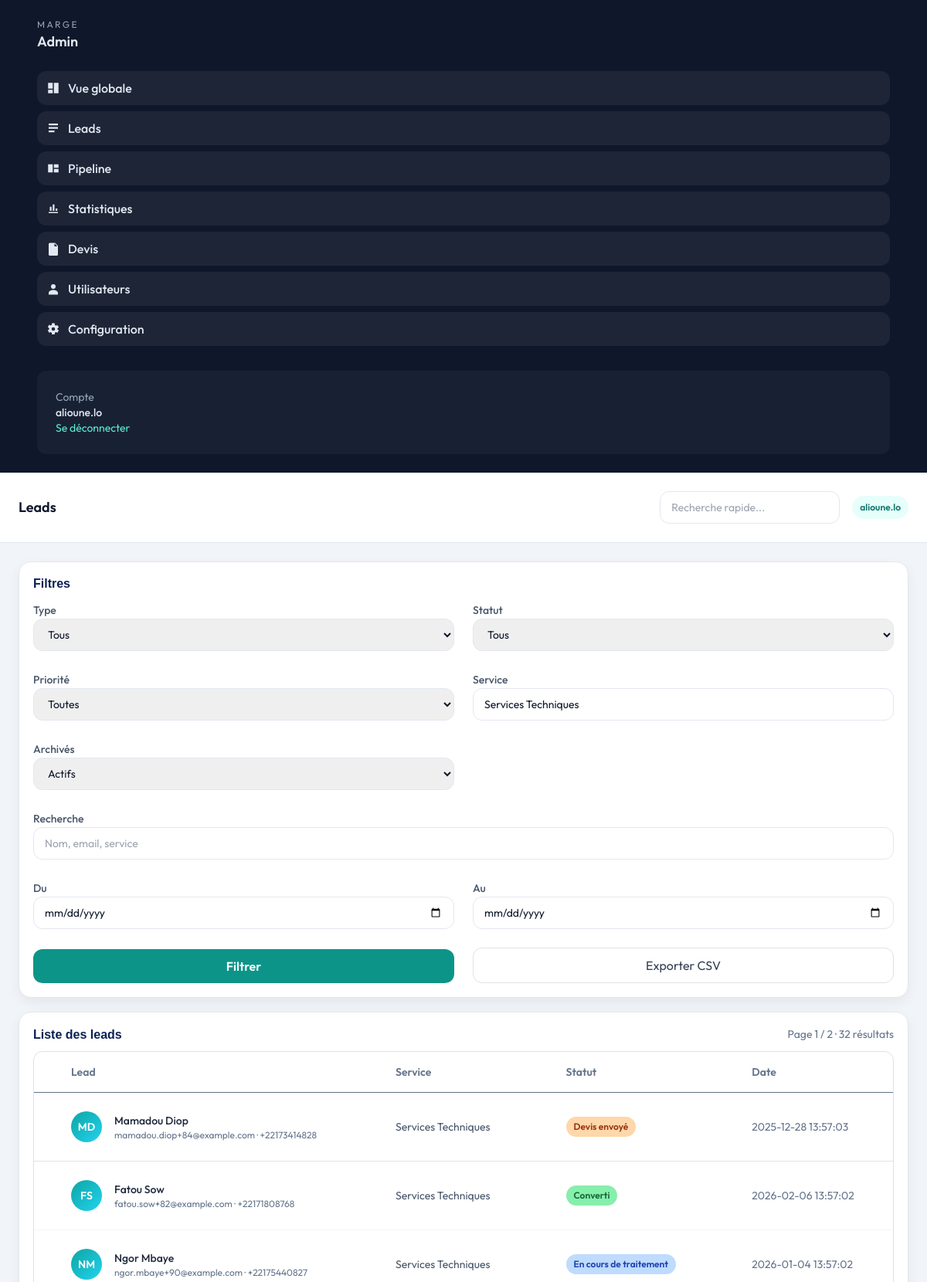
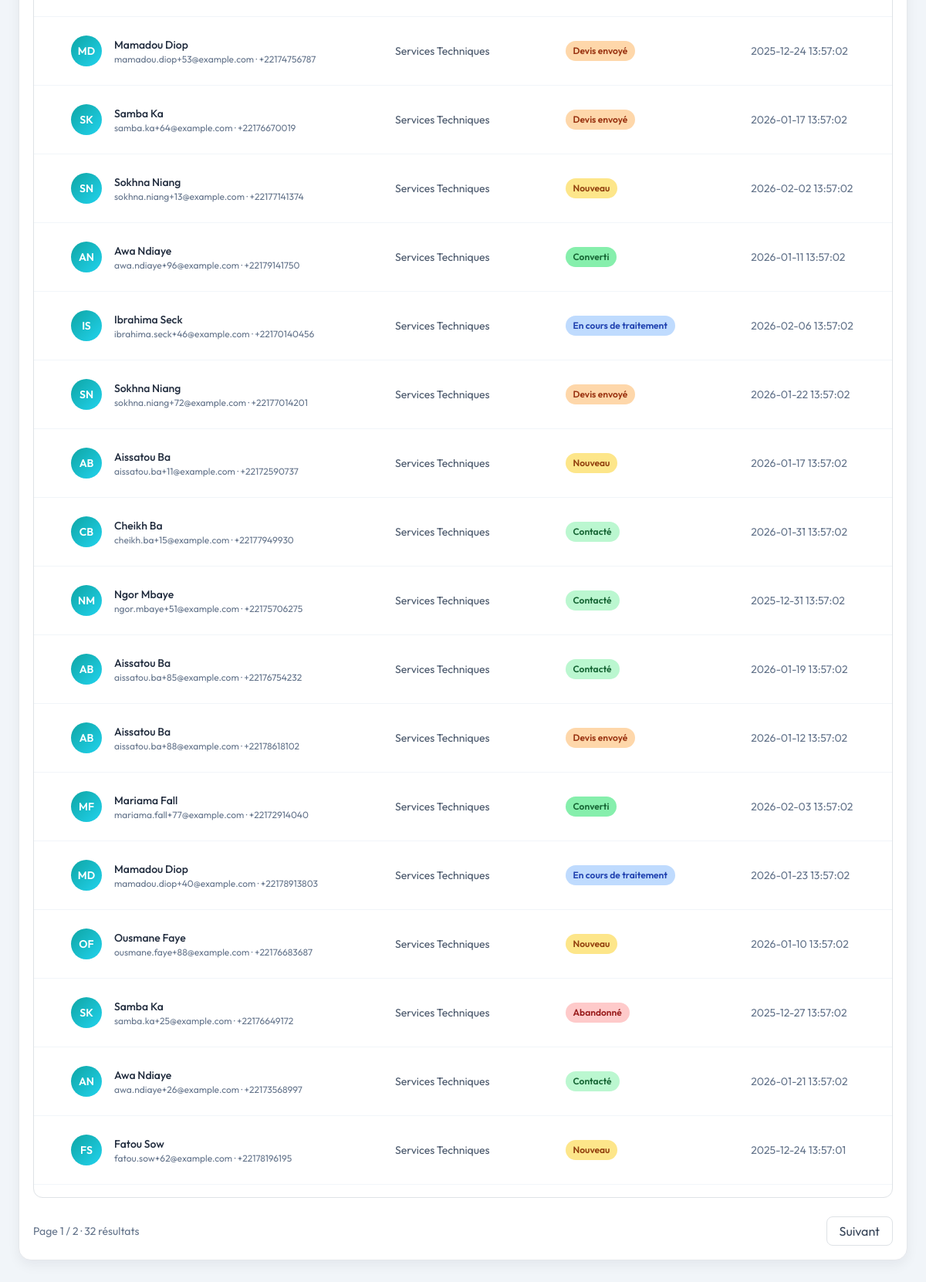
The page /dashboard/leads/list.php?service=Services+Techniques (signed in) on the database its author committed (2 pictures, top to bottom).
### tables this page shows
CREATE TABLE leads (
            id INTEGER PRIMARY KEY AUTOINCREMENT,
            type TEXT NOT NULL,
            name TEXT NOT NULL,
            email TEXT NOT NULL,
            phone TEXT,
            service TEXT,
            requested_date TEXT,
            subject TEXT,
            message TEXT,
            details TEXT,
            status TEXT NOT NULL DEFAULT "Nouveau",
            priority TEXT NOT NULL DEFAULT "Normal",
            notes TEXT,
            source TEXT NOT NULL DEFAULT "site",
            created_at TEXT NOT NULL,
            updated_at TEXT NOT NULL
        , archived_at TEXT);

### dashboard/_inc/auth.php (called while the page is built, shortened)
<?php
function current_role(): string {
  return (string)($_SESSION['admin_role'] ?? 'admin');
}
function can_edit_leads(): bool {
  return in_array(current_role(), ['admin','manager'], true);
}

### dashboard/leads/list.php (the view, shortened to what this page needs)
<?php
require_once __DIR__ . '/../_inc/auth.php';
require_once __DIR__ . '/../_inc/layout.php';
$pdo = db();
$service = trim((string)($_GET['service'] ?? ''));
$search = trim((string)($_GET['q'] ?? ''));
$from = trim((string)($_GET['from'] ?? ''));
$to = trim((string)($_GET['to'] ?? ''));
$archived = trim((string)($_GET['archived'] ?? ''));
$page = max(1, (int)($_GET['page'] ?? 1));
$perPage = 20;
$where = [];
$params = [];
if ($service !== '') { $where[] = 'service = :service'; $params[':service'] = $service; }
if ($archived === 'archived') { $where[] = 'archived_at IS NOT NULL'; }
elseif ($archived === 'all') {  }
else { $where[] = 'archived_at IS NULL'; }
$countSql = 'SELECT COUNT(*) AS c FROM leads';
if ($where) { $countSql .= ' WHERE ' . implode(' AND ', $where); }
$stmt = $pdo->prepare($countSql);
$stmt->execute($params);
$total = (int)($stmt->fetch()['c'] ?? 0);
$totalPages = max(1, (int)ceil($total / $perPage));
$offset = ($page - 1) * $perPage;
$sql = 'SELECT id, type, name, email, phone, service, status, created_at FROM leads';
if ($where) { $sql .= ' WHERE ' . implode(' AND ', $where); }
$sql .= ' ORDER BY id DESC LIMIT ' . (int)$perPage . ' OFFSET ' . (int)$offset;
$stmt = $pdo->prepare($sql);
$stmt->execute($params);
$leads = $stmt->fetchAll();
function status_badge_class(string $status): string {
  return match ($status) {
    'Nouveau' => 'badge-new',
    'En cours de traitement' => 'badge-progress',
    "Contact\u{00E9}" => 'badge-contacte',
    "Devis envoy\u{00E9}" => 'badge-devis',
    'Converti' => 'badge-converti',
    "Abandonn\u{00E9}" => 'badge-abandonne',
    default => 'badge-new'
  };
}
function initials(string $name): string {
  $parts = preg_split('/\s+/', trim($name));
  $letters = '';
  foreach ($parts as $p) {
    if ($p !== '') {
      $letters .= strtoupper(substr($p, 0, 1));
    }
  }
  return substr($letters, 0, 2);
}
?>
<div class="admin-card">
  <div class="admin-section-title">
    <h5>Filtres</h5>
  </div>
  <form class="grid grid-cols-1 md:grid-cols-2 xl:grid-cols-4 gap-4" method="get" data-auto-filter="1" data-ajax-target="leads">
    <div>
      <label class="text-sm font-medium text-slate-600">Type</label>
      <select name="type" class="ta-input w-full">
        <option value="">Tous</option>
      </select>
    </div>
    <div>
      <label class="text-sm font-medium text-slate-600">Statut</label>
      <select name="status" class="ta-input w-full">
        <option value="">Tous</option>
      </select>
    </div>
    <div>
      <label class="text-sm font-medium text-slate-600">Priorit&eacute;</label>
      <select name="priority" class="ta-input w-full">
        <option value="">Toutes</option>
      </select>
    </div>
    <div>
      <label class="text-sm font-medium text-slate-600">Service</label>
      <input type="text" name="service" class="ta-input w-full" value="<?php echo htmlspecialchars($service); ?>" placeholder="Transport, location...">
    </div>
    <div>
      <label class="text-sm font-medium text-slate-600">Archiv&eacute;s</label>
      <select name="archived" class="ta-input w-full">
        <option value="" <?php echo $archived===''?'selected':''; ?>>Actifs</option>
      </select>
    </div>
    <div class="md:col-span-2">
      <label class="text-sm font-medium text-slate-600">Recherche</label>
      <input type="text" name="q" class="ta-input w-full" value="<?php echo htmlspecialchars($search); ?>" placeholder="Nom, email, service" autocomplete="off">
    </div>
    <div>
      <label class="text-sm font-medium text-slate-600">Du</label>
      <input type="date" name="from" class="ta-input w-full" value="<?php echo htmlspecialchars($from); ?>">
    </div>
    <div>
      <label class="text-sm font-medium text-slate-600">Au</label>
      <input type="date" name="to" class="ta-input w-full" value="<?php echo htmlspecialchars($to); ?>">
    </div>
    <div class="flex items-end">
      <button class="w-full rounded-xl bg-teal-600 text-white py-2.5 font-semibold">Filtrer</button>
    </div>
    <div class="flex items-end">
      <a class="w-full rounded-xl border border-slate-200 text-slate-700 py-2.5 text-center" href="/dashboard/leads/export.php?<?php echo http_build_query($_GET); ?>">Exporter CSV</a>
    </div>
  </form>
</div>
<div class="admin-card">
  <div class="admin-section-title">
    <h5>Liste des leads</h5>
    <div class="text-sm text-slate-500" id="leads-count">Page <?php echo $page; ?> / <?php echo $totalPages; ?> &middot; <?php echo $total; ?> r&eacute;sultats</div>
  </div>
  <div class="overflow-hidden rounded-xl border border-slate-200 bg-white">
    <div class="max-w-full overflow-x-auto">
      <table class="table admin-table min-w-[900px]">
        <thead class="border-b border-slate-100">
          <tr>
            <th class="px-5 py-3 text-start text-slate-500 text-sm">Lead</th>
            <th class="px-5 py-3 text-start text-slate-500 text-sm">Service</th>
            <th class="px-5 py-3 text-start text-slate-500 text-sm">Statut</th>
            <th class="px-5 py-3 text-start text-slate-500 text-sm">Date</th>
          </tr>
        </thead>
        <tbody class="divide-y divide-slate-100" id="leads-tbody">
          <?php if (!$leads): ?>
            <tr>
              <td colspan="4" class="px-5 py-8 text-center text-slate-400">Aucun lead pour ces filtres.</td>
            </tr>
          <?php else: ?>
            <?php foreach ($leads as $lead): ?>
              <tr>
                <td class="px-5 py-4">
                  <a href="/dashboard/leads/<?php echo can_edit_leads() ? 'edit' : 'view'; ?>.php?id=<?php echo (int)$lead['id']; ?>" class="flex items-center gap-3 text-decoration-none">
                    <div class="ta-avatar"><?php echo htmlspecialchars(initials($lead['name'])); ?></div>
                    <div>
                      <div class="font-medium text-slate-800"><?php echo htmlspecialchars($lead['name']); ?></div>
                      <div class="text-xs text-slate-500"><?php echo htmlspecialchars($lead['email']); ?> &middot; <?php echo htmlspecialchars($lead['phone'] ?? ''); ?></div>
                    </div>
                  </a>
                </td>
                <td class="px-5 py-4 text-slate-600"><?php echo htmlspecialchars($lead['service'] ?? $lead['type']); ?></td>
                <td class="px-5 py-4">
                  <a href="/dashboard/leads/<?php echo can_edit_leads() ? 'edit' : 'view'; ?>.php?id=<?php echo (int)$lead['id']; ?>" class="text-decoration-none">
                    <span class="badge-status <?php echo status_badge_class((string)$lead['status']); ?>"><?php echo htmlspecialchars($lead['status']); ?></span>
                  </a>
                </td>
                <td class="px-5 py-4 text-slate-500"><?php echo htmlspecialchars($lead['created_at']); ?></td>
              </tr>
            <?php endforeach; ?>
          <?php endif; ?>
        </tbody>
      </table>
    </div>
  </div>
  <div class="mt-4 flex flex-col md:flex-row md:items-center md:justify-between gap-2" id="leads-pagination">
    <div class="text-sm text-slate-500">Page <?php echo $page; ?> / <?php echo $totalPages; ?> &middot; <?php echo $total; ?> r&eacute;sultats</div>
    <div class="flex gap-2">
      <?php if ($page < $totalPages): ?>
        <a class="px-3 py-1.5 rounded-lg border border-slate-200 text-slate-700" href="?<?php echo http_build_query(array_merge($_GET, ['page' => $page + 1])); ?>">Suivant</a>
      <?php endif; ?>
    </div>
  </div>
</div>

### dashboard/assets/admin.css (style rules this page uses)
.font-outfit { font-family: "Outfit", "Segoe UI", system-ui, sans-serif; }
.ta-input { height: 42px; border-radius: 12px; border: 1px solid #e2e8f0; padding: 0 14px; font-size: 14px; }
.ta-avatar { width: 40px; height: 40px; border-radius: 999px; background: linear-gradient(135deg, #0ea5a4, #22d3ee); color: #fff; display: flex; align-items: center; justify-content: center; font-weight: 600; font-size: 14px; }
.admin-card { background: #fff; border: 1px solid #e5e7eb; border-radius: 16px; padding: 18px; margin-bottom: 18px; box-shadow: 0 6px 16px rgba(15, 23, 42, 0.06); }
.admin-section-title { display: flex; align-items: center; justify-content: space-between; margin-bottom: 12px; }
.admin-section-title h5 { margin: 0; font-size: 16px; font-weight: 600; }
.badge-status { display: inline-flex; align-items: center; padding: 4px 10px; border-radius: 999px; font-size: 12px; font-weight: 600; }
.badge-new { background: #fde68a; color: #92400e; }
.badge-progress { background: #bfdbfe; color: #1e40af; }
.badge-contacte { background: #bbf7d0; color: #166534; }
.badge-devis { background: #fed7aa; color: #9a3412; }
.badge-converti { background: #86efac; color: #166534; }
.badge-abandonne { background: #fecaca; color: #991b1b; }
.admin-table th, .admin-table td { vertical-align: middle; font-size: 14px; }
.admin-table thead th { color: var(--muted); font-weight: 600; }
.admin-table { width: 100%; border-collapse: collapse; }

### rows shown on the page
leads: name "MD", name "Mamadou Diop", email "mamadou.diop+84@example.com", phone "+22173414828", service "Services Techniques", status "Devis envoyé", created_at "2025-12-28 13:57:03"
leads: name "FS", name "Fatou Sow", email "fatou.sow+82@example.com", phone "+22171808768", service "Services Techniques", status "Converti", created_at "2026-02-06 13:57:02"
leads: name "NM", name "Ngor Mbaye", email "ngor.mbaye+90@example.com", phone "+22175440827", service "Services Techniques", status "En cours de traitement", created_at "2026-01-04 13:57:02"
leads: name "MD", name "Mamadou Diop", email "mamadou.diop+53@example.com", phone "+22174756787", service "Services Techniques", status "Devis envoyé", created_at "2025-12-24 13:57:02"
leads: name "SK", name "Samba Ka", email "samba.ka+64@example.com", phone "+22176670019", service "Services Techniques", status "Devis envoyé", created_at "2026-01-17 13:57:02"
leads: name "SN", name "Sokhna Niang", email "sokhna.niang+13@example.com", phone "+22177141374", service "Services Techniques", status "Nouveau", created_at "2026-02-02 13:57:02"
leads: name "AN", name "Awa Ndiaye", email "awa.ndiaye+96@example.com", phone "+22179141750", service "Services Techniques", status "Converti", created_at "2026-01-11 13:57:02"
leads: name "IS", name "Ibrahima Seck", email "ibrahima.seck+46@example.com", phone "+22170140456", service "Services Techniques", status "En cours de traitement", created_at "2026-02-06 13:57:02"
leads: name "SN", name "Sokhna Niang", email "sokhna.niang+72@example.com", phone "+22177014201", service "Services Techniques", status "Devis envoyé", created_at "2026-01-22 13:57:02"
leads: name "AB", name "Aissatou Ba", email "aissatou.ba+11@example.com", phone "+22172590737", service "Services Techniques", status "Nouveau", created_at "2026-01-17 13:57:02"
leads: name "CB", name "Cheikh Ba", email "cheikh.ba+15@example.com", phone "+22177949930", service "Services Techniques", status "Contacté", created_at "2026-01-31 13:57:02"
leads: name "NM", name "Ngor Mbaye", email "ngor.mbaye+51@example.com", phone "+22175706275", service "Services Techniques", status "Contacté", created_at "2025-12-31 13:57:02"
leads: name "AB", name "Aissatou Ba", email "aissatou.ba+85@example.com", phone "+22176754232", service "Services Techniques", status "Contacté", created_at "2026-01-19 13:57:02"
leads: name "AB", name "Aissatou Ba", email "aissatou.ba+88@example.com", phone "+22178618102", service "Services Techniques", status "Devis envoyé", created_at "2026-01-12 13:57:02"
leads: name "MF", name "Mariama Fall", email "mariama.fall+77@example.com", phone "+22172914040", service "Services Techniques", status "Converti", created_at "2026-02-03 13:57:02"
leads: name "MD", name "Mamadou Diop", email "mamadou.diop+40@example.com", phone "+22178913803", service "Services Techniques", status "En cours de traitement", created_at "2026-01-23 13:57:02"
leads: name "OF", name "Ousmane Faye", email "ousmane.faye+88@example.com", phone "+22176683687", service "Services Techniques", status "Nouveau", created_at "2026-01-10 13:57:02"
leads: name "SK", name "Samba Ka", email "samba.ka+25@example.com", phone "+22176649172", service "Services Techniques", status "Abandonné", created_at "2025-12-27 13:57:02"
leads: name "AN", name "Awa Ndiaye", email "awa.ndiaye+26@example.com", phone "+22173568997", service "Services Techniques", status "Contacté", created_at "2026-01-21 13:57:02"
leads: name "FS", name "Fatou Sow", email "fatou.sow+62@example.com", phone "+22178196195", service "Services Techniques", status "Nouveau", created_at "2025-12-24 13:57:01"

### other values the page prints
$user "alioune.lo"
$title "Leads"
$page "1"
$totalPages "2"
$total "32"
